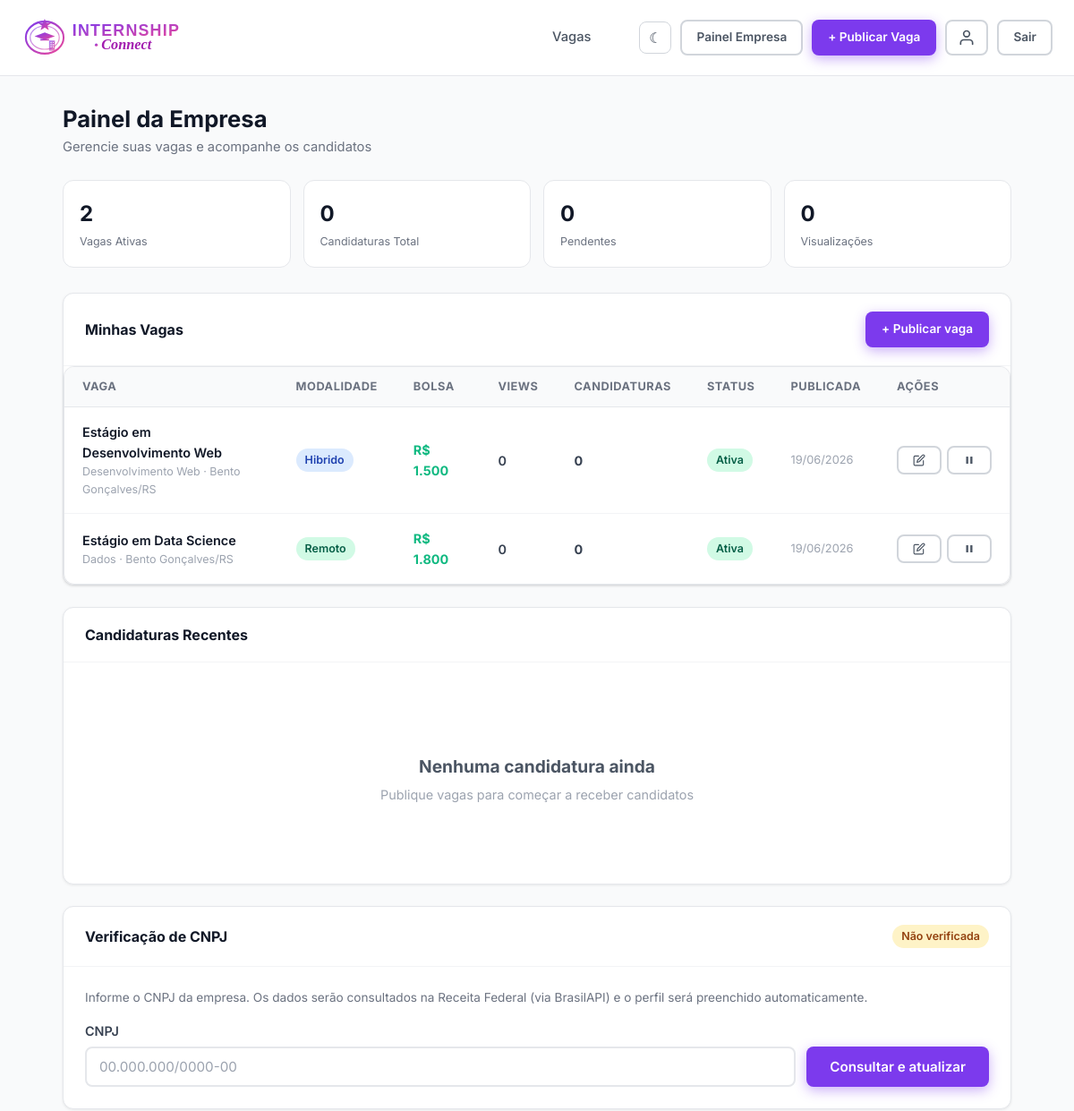
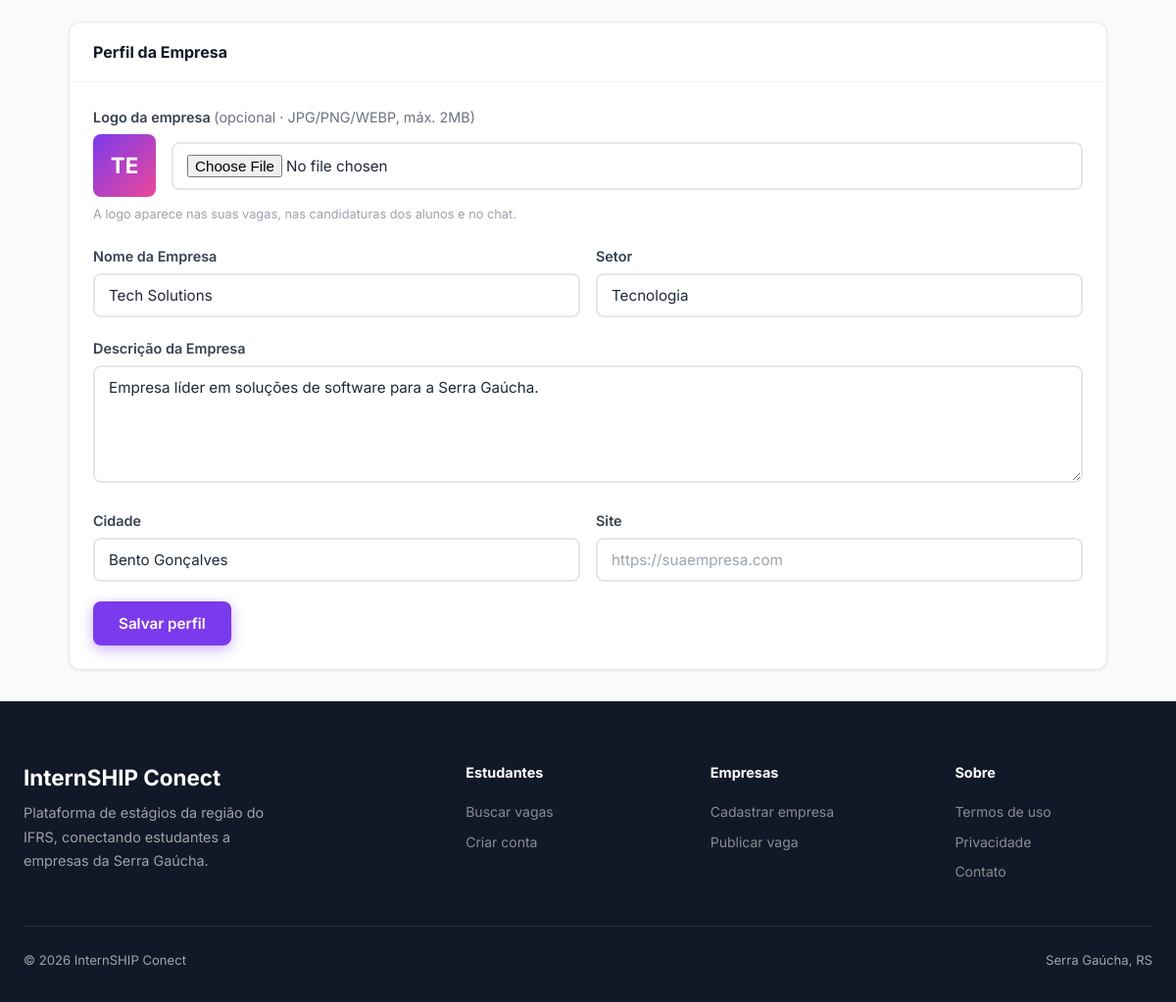
The page /dashboard/empresa.php (signed in) on the database its author committed (2 pictures, top to bottom).
### tables this page shows
CREATE TABLE IF NOT EXISTS vagas (
    id INT AUTO_INCREMENT PRIMARY KEY,
    empresa_id INT NOT NULL,
    titulo VARCHAR(200) NOT NULL,
    descricao TEXT NOT NULL,
    requisitos TEXT,
    beneficios TEXT,
    area VARCHAR(100),
    cidade VARCHAR(100),
    estado CHAR(2),
    modalidade ENUM('presencial','remoto','hibrido') DEFAULT 'presencial',
    bolsa DECIMAL(10,2),
    carga_horaria INT,
    ativa TINYINT(1) DEFAULT 1,
    restrita TINYINT(1) DEFAULT 0,
    motivo_restricao VARCHAR(255) DEFAULT NULL,
    destaque TINYINT(1) DEFAULT 0,
    views INT DEFAULT 0,
    criado_em TIMESTAMP DEFAULT CURRENT_TIMESTAMP,
    FOREIGN KEY (empresa_id) REFERENCES empresas(id) ON DELETE CASCADE
);

CREATE TABLE IF NOT EXISTS empresas (
    id INT AUTO_INCREMENT PRIMARY KEY,
    usuario_id INT NOT NULL UNIQUE,
    nome_empresa VARCHAR(200) NOT NULL,
    cnpj VARCHAR(20),
    descricao TEXT,
    site VARCHAR(255),
    cidade VARCHAR(100),
    estado CHAR(2),
    setor VARCHAR(100),
    logo VARCHAR(255),
    FOREIGN KEY (usuario_id) REFERENCES usuarios(id) ON DELETE CASCADE
);

### includes/auth.php (called while the page is built, shortened)
<?php
function formatarCNPJ($cnpj) {
    $c = preg_replace('/\D/', '', $cnpj);
    if (strlen($c) !== 14) return $cnpj;
    return substr($c,0,2).'.'.substr($c,2,3).'.'.substr($c,5,3).'/'.substr($c,8,4).'-'.substr($c,12,2);
}

### dashboard/empresa.php (the view, shortened to what this page needs)
<?php
require_once __DIR__ . '/../includes/auth.php';
$db = getDB();
$empresaId = $_SESSION['perfil_id'];
$empresa = $db->prepare("SELECT e.*, u.nome, u.email FROM empresas e JOIN usuarios u ON e.usuario_id = u.id WHERE e.id = ?");
$empresa->execute([$empresaId]);
$empresa = $empresa->fetch();
$vagas = $db->prepare("
    SELECT v.*,
           (SELECT COUNT(*) FROM candidaturas WHERE vaga_id = v.id) AS total_cand,
           (SELECT COUNT(*) FROM candidaturas WHERE vaga_id = v.id AND status = 'pendente') AS pendentes
    FROM vagas v
    WHERE v.empresa_id = ?
    ORDER BY v.criado_em DESC
");
$vagas->execute([$empresaId]);
$vagas = $vagas->fetchAll();
$recentes = $db->prepare("
    SELECT c.*, v.titulo AS vaga_titulo, u.nome AS aluno_nome, al.id AS aluno_id, al.curso, al.universidade, al.curriculo_path
    FROM candidaturas c
    JOIN vagas v ON c.vaga_id = v.id
    JOIN alunos al ON c.aluno_id = al.id
    JOIN usuarios u ON al.usuario_id = u.id
    WHERE v.empresa_id = ? AND c.status <> 'aprovado'
    ORDER BY c.criado_em DESC
    LIMIT 8
");
$recentes->execute([$empresaId]);
$recentes = $recentes->fetchAll();
$vagasAtivas = count(array_filter($vagas, fn($v) => $v['ativa']));
$totalCand = array_sum(array_column($vagas, 'total_cand'));
$pendentes = array_sum(array_column($vagas, 'pendentes'));
$totalViews = (int)array_sum(array_map(fn($v) => (int)($v['views'] ?? 0), $vagas));
include __DIR__ . '/../includes/header.php';
?>
<div class="dashboard-layout">
  <main class="dashboard-main">
    <div class="dashboard-header">
      <h1>Painel da Empresa </h1>
      <p>Gerencie suas vagas e acompanhe os candidatos</p>
    </div>
    <div class="kpi-grid">
      <div class="kpi-card">
        <div class="kpi-top">
          <div><div class="kpi-num"><?= $vagasAtivas ?></div><div class="kpi-label">Vagas Ativas</div></div>
        </div>
      </div>
      <div class="kpi-card">
        <div class="kpi-top">
          <div><div class="kpi-num"><?= $totalCand ?></div><div class="kpi-label">Candidaturas Total</div></div>
        </div>
      </div>
      <div class="kpi-card">
        <div class="kpi-top">
          <div><div class="kpi-num"><?= $pendentes ?></div><div class="kpi-label">Pendentes</div></div>
        </div>
      </div>
      <div class="kpi-card">
        <div class="kpi-top">
          <div><div class="kpi-num"><?= number_format($totalViews, 0, ',', '.') ?></div><div class="kpi-label">Visualizações</div></div>
        </div>
      </div>
    </div>
    <div class="card mb-6" id="vagas">
      <div class="card-header">
        <h3>Minhas Vagas</h3>
        <a href="/teste/empresa/publicar.php" class="btn btn-primary btn-sm">+ Publicar vaga</a>
      </div>
      <?php if (empty($vagas)): ?>
        <div class="card-body">
          <div class="empty-state">
            <div class="empty-icon"></div>
            <h3>Nenhuma vaga publicada</h3>
            <p>Comece recrutando talentos publicando sua primeira vaga</p>
            <a href="/teste/empresa/publicar.php" class="btn btn-primary" style="margin-top:16px;">+ Publicar primeira vaga</a>
          </div>
        </div>
      <?php else: ?>
        <div class="table-wrap">
          <table>
            <thead>
              <tr>
                <th>Vaga</th>
                <th>Modalidade</th>
                <th>Bolsa</th>
                <th>Views</th>
                <th>Candidaturas</th>
                <th>Status</th>
                <th>Publicada</th>
                <th>Ações</th>
              </tr>
            </thead>
            <tbody>
              <?php foreach ($vagas as $v): ?>
              <tr>
                <td>
                  <div class="td-title"><?= htmlspecialchars($v['titulo']) ?></div>
                  <div style="font-size:.78rem;color:var(--gray-400);"><?= htmlspecialchars($v['area']) ?> · <?= $v['cidade'] ?>/<?= $v['estado'] ?></div>
                </td>
                <td>
                  <span class="badge <?= $v['modalidade'] === 'remoto' ? 'badge-green' : ($v['modalidade'] === 'hibrido' ? 'badge-blue' : 'badge-gray') ?>">
                    <?= ucfirst($v['modalidade']) ?>
                  </span>
                </td>
                <td style="font-weight:700;color:var(--accent);">R$ <?= number_format($v['bolsa'], 0, ',', '.') ?></td>
                <td style="font-weight:600;color:var(--gray-700);"><?= (int)($v['views'] ?? 0) ?></td>
                <td>
                  <span style="font-weight:700;"><?= $v['total_cand'] ?></span>
                </td>
                <td>
                  <?php if (!empty($v['restrita'])): ?>
                    <span class="badge badge-red" title="<?= htmlspecialchars($v['motivo_restricao'] ?? '') ?>">Restrita</span>
                    <?php if (!empty($v['motivo_restricao'])): ?>
                      <div style="font-size:.7rem;color:var(--danger);margin-top:3px;max-width:160px;"><?= htmlspecialchars($v['motivo_restricao']) ?></div>
                    <?php endif; ?>
                  <?php else: ?>
                    <span class="badge <?= $v['ativa'] ? 'badge-green' : 'badge-gray' ?>">
                      <?= $v['ativa'] ? 'Ativa' : 'Pausada' ?>
                    </span>
                  <?php endif; ?>
                </td>
                <td style="font-size:.8rem;color:var(--gray-400);"><?= date('d/m/Y', strtotime($v['criado_em'])) ?></td>
                <td>
                  <div style="display:flex;gap:6px;">
                    <a href="/teste/empresa/publicar.php?id=<?= $v['id'] ?>" class="btn btn-ghost btn-sm" title="Editar vaga">
                      <svg width="14" height="14" viewBox="0 0 24 24" fill="none" stroke="currentColor" stroke-width="2" stroke-linecap="round" stroke-linejoin="round"><path d="M11 4H4a2 2 0 0 0-2 2v14a2 2 0 0 0 2 2h14a2 2 0 0 0 2-2v-7"/><path d="M18.5 2.5a2.121 2.121 0 0 1 3 3L12 15l-4 1 1-4 9.5-9.5z"/></svg>
                    </a>
                    <form method="POST" style="display:inline;">
                      <button type="submit" name="toggle_vaga" class="btn btn-ghost btn-sm" title="<?= $v['ativa'] ? 'Pausar' : 'Ativar' ?>">
                        <?php if ($v['ativa']): ?>
                          <svg width="14" height="14" viewBox="0 0 24 24" fill="currentColor"><rect x="6" y="5" width="4" height="14" rx="1"/><rect x="14" y="5" width="4" height="14" rx="1"/></svg>
                        <?php else: ?>
                          <svg width="14" height="14" viewBox="0 0 24 24" fill="currentColor"><polygon points="6 4 20 12 6 20 6 4"/></svg>
                        <?php endif; ?>
                      </button>
                    </form>
                  </div>
                </td>
              </tr>
              <?php endforeach; ?>
            </tbody>
          </table>
        </div>
      <?php endif; ?>
    </div>
    <div class="card mb-6" id="candidaturas">
      <div class="card-header">
        <h3>Candidaturas Recentes</h3>
      </div>
      <?php if (empty($recentes)): ?>
        <div class="card-body">
          <div class="empty-state">
            <h3>Nenhuma candidatura ainda</h3>
            <p>Publique vagas para começar a receber candidatos</p>
          </div>
        </div>
      <?php endif; ?>
    </div>
    <div class="card mb-6" id="cnpj">
      <div class="card-header">
        <h3>Verificação de CNPJ</h3>
        <?php if (!empty($empresa['cnpj'])): ?>
          <span class="badge badge-green">Verificada</span>
        <?php else: ?>
          <span class="badge badge-yellow">Não verificada</span>
        <?php endif; ?>
      </div>
      <div class="card-body">
        <p class="text-muted text-sm" style="margin-bottom:14px;">
          Informe o CNPJ da empresa. Os dados serão consultados na Receita Federal (via BrasilAPI) e o perfil será preenchido automaticamente.
        </p>
        <form method="POST" style="display:flex;gap:12px;align-items:flex-end;">
          <div class="form-group" style="flex:1;margin:0;">
            <label class="form-label">CNPJ</label>
            <input type="text" name="cnpj" class="form-control" placeholder="00.000.000/0000-00" value="<?= htmlspecialchars(formatarCNPJ($empresa['cnpj'] ?? '')) ?>">
          </div>
          <button type="submit" name="consultar_cnpj" value="1" class="btn btn-primary">Consultar e atualizar</button>
        </form>
      </div>
    </div>
    <div class="card" id="perfil">
      <div class="card-header"><h3>Perfil da Empresa</h3></div>
      <div class="card-body">
        <form method="POST" action="/teste/empresa/update.php" enctype="multipart/form-data">
          <div class="form-group">
            <label class="form-label">Logo da empresa <span style="font-weight:400;color:var(--gray-500);">(opcional · JPG/PNG/WEBP, máx. 2MB)</span></label>
            <div style="display:flex;align-items:center;gap:16px;margin-bottom:8px;">
              <div style="width:64px;height:64px;border-radius:var(--radius-sm);overflow:hidden;background:linear-gradient(135deg,var(--primary),var(--secondary));display:flex;align-items:center;justify-content:center;color:#fff;font-weight:700;font-size:1.4rem;flex-shrink:0;">
                <?php if (!empty($empresa['logo'])): ?>
                  <img src="<?= preg_match('#^https?://#', $empresa['logo']) ? htmlspecialchars($empresa['logo']) : '/teste/' . htmlspecialchars($empresa['logo']) ?>" alt="Logo" style="width:100%;height:100%;object-fit:cover;">
                <?php else: ?>
                  <?= mb_strtoupper(mb_substr($empresa['nome_empresa'], 0, 2)) ?>
                <?php endif; ?>
              </div>
              <div style="flex:1;">
                <input type="file" name="logo" class="form-control" accept="image/jpeg,image/png,image/webp">
              </div>
            </div>
            <div class="form-hint">A logo aparece nas suas vagas, nas candidaturas dos alunos e no chat.</div>
          </div>
          <div class="form-row">
            <div class="form-group">
              <label class="form-label">Nome da Empresa</label>
              <input type="text" name="nome_empresa" class="form-control" value="<?= htmlspecialchars($empresa['nome_empresa']) ?>">
            </div>
            <div class="form-group">
              <label class="form-label">Setor</label>
              <input type="text" name="setor" class="form-control" value="<?= htmlspecialchars($empresa['setor'] ?? '') ?>">
            </div>
          </div>
          <div class="form-group">
            <label class="form-label">Descrição da Empresa</label>
            <textarea name="descricao" class="form-control" rows="4"><?= htmlspecialchars($empresa['descricao'] ?? '') ?></textarea>
          </div>
          <div class="form-row">
            <div class="form-group">
              <label class="form-label">Cidade</label>
              <input type="text" name="cidade" class="form-control" value="<?= htmlspecialchars($empresa['cidade'] ?? '') ?>">
            </div>
            <div class="form-group">
              <label class="form-label">Site</label>
              <input type="url" name="site" class="form-control" placeholder="https://suaempresa.com" value="<?= htmlspecialchars($empresa['site'] ?? '') ?>">
            </div>
          </div>
          <button type="submit" class="btn btn-primary">Salvar perfil</button>
        </form>
      </div>
    </div>
  </main>
</div>
<?php include __DIR__ . '/../includes/footer.php'; ?>

### rows shown on the page
vagas: views "0", titulo "Estágio em Desenvolvimento Web", area "Desenvolvimento Web", cidade "Bento Gonçalves", estado "RS", modalidade "Hibrido", bolsa "1.500", total_cand "0", restrita "Ativa", criado_em "19/06/2026", ativa 1 (drawn)
vagas: titulo "Estágio em Data Science", area "Dados", cidade "Bento Gonçalves", estado "RS", modalidade "Remoto", bolsa "1.800", views "0", total_cand "0", restrita "Ativa", criado_em "19/06/2026", ativa 1 (drawn)
empresas: nome_empresa "TE", nome_empresa "Tech Solutions", setor "Tecnologia", descricao "Empresa líder em soluções de software para a Serra Gaúcha.", cidade "Bento Gonçalves"

### other values the page prints
$vagasAtivas "2"
$totalCand "0"
$pendentes "0"
